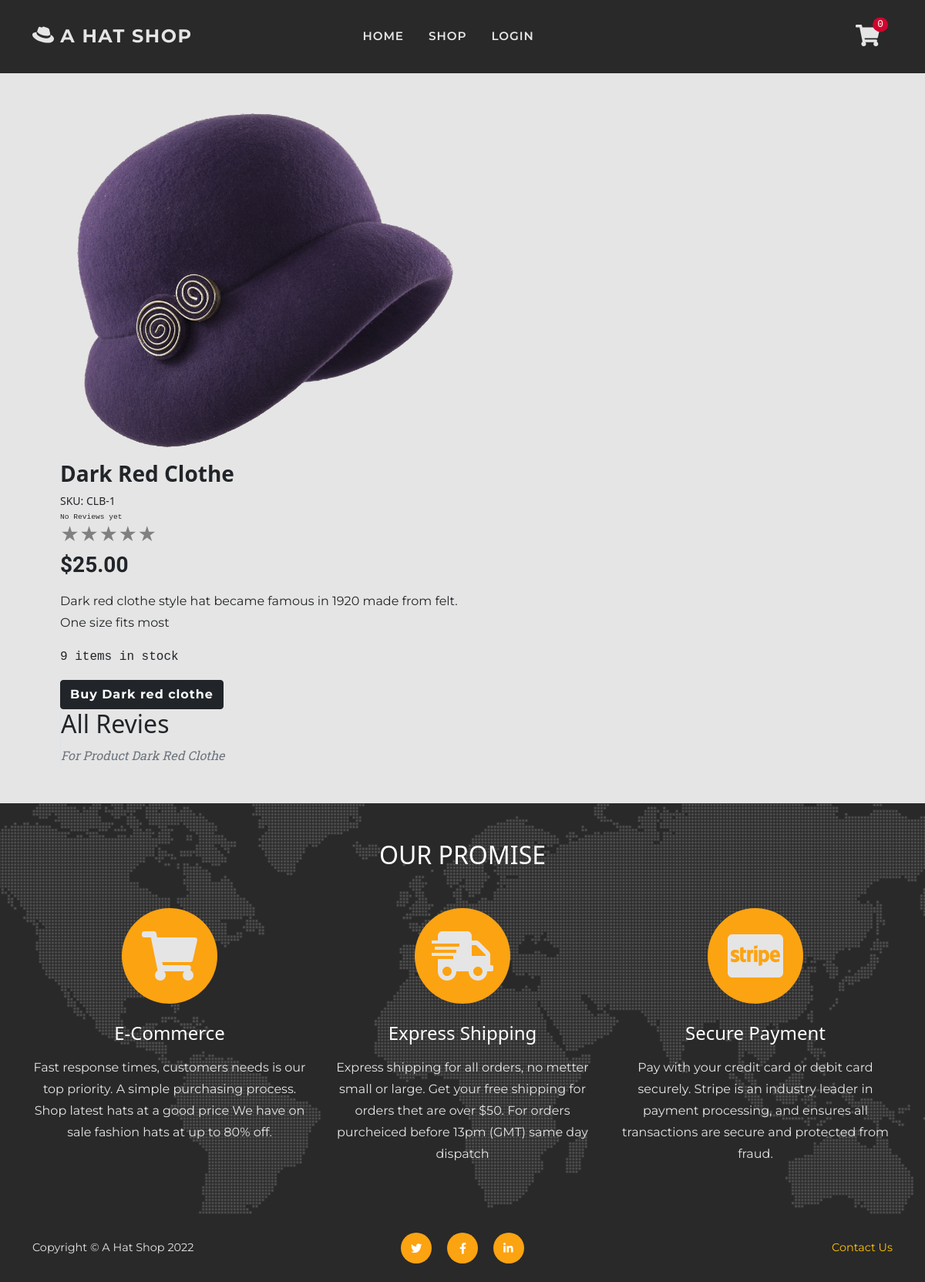
The page /review/all/1/ on the database as committed earlier.
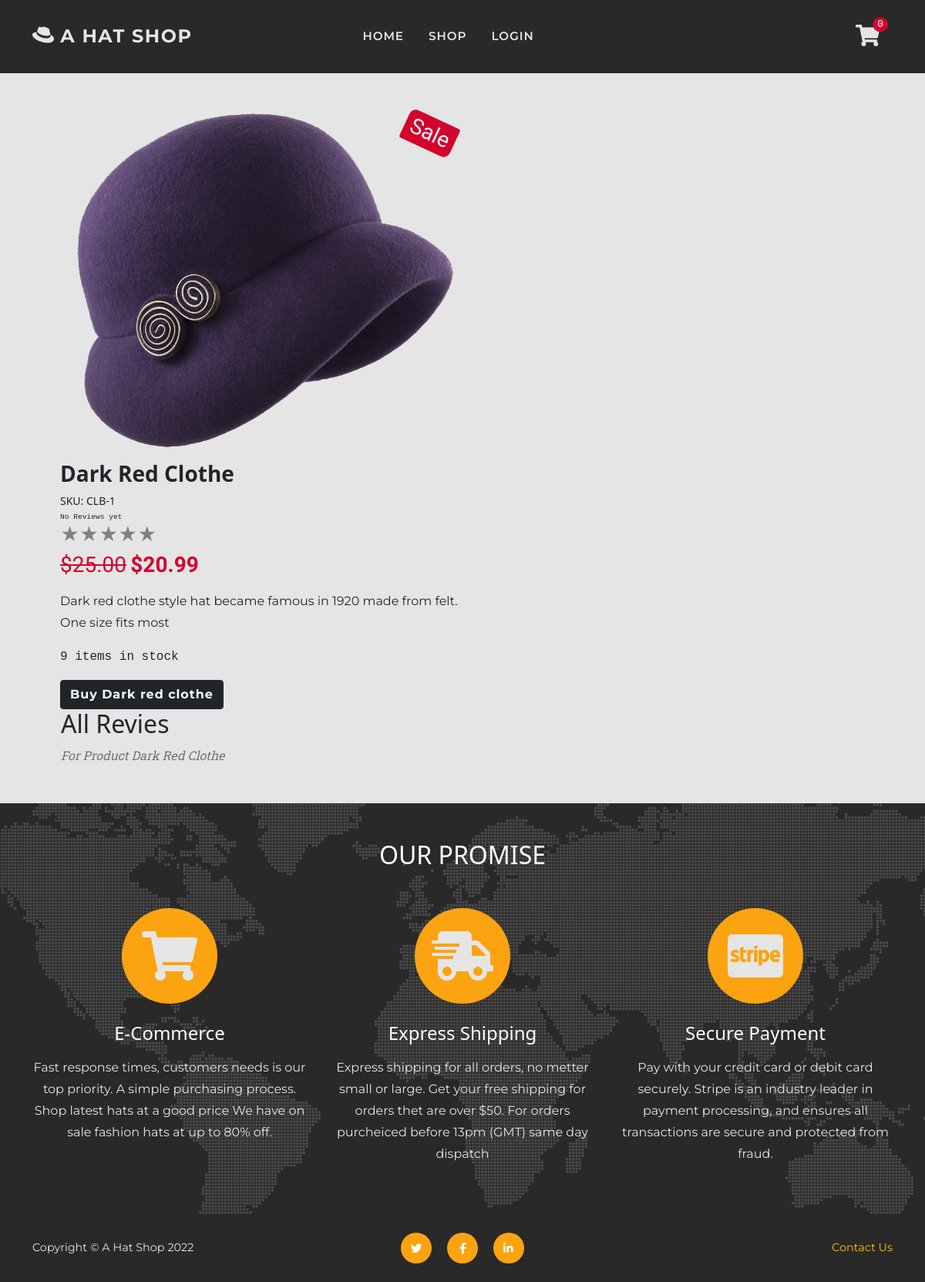
The same page on the database as committed later.
### shop/models.py (models this page shows, shortened)
class Product(models.Model):
    sku = models.CharField(max_length=60)
    category = models.ForeignKey(
        'Category', null=True, blank=True,
        on_delete=models.SET_NULL)
    style = models.CharField(max_length=60)
    color = models.CharField(max_length=60)
    name = models.CharField(max_length=60)
    description = models.TextField(max_length=250)
    price = models.DecimalField(
        max_digits=6, decimal_places=2)
    image = models.ImageField(null=True, blank=True)
    sale = models.BooleanField(default=False)
    sale_price = models.DecimalField(
        max_digits=6, decimal_places=2,
        null=True, blank=True)
    item_count = models.IntegerField(
        blank=False, null=False, default=0)
    rating = models.DecimalField(
        max_digits=6, decimal_places=2,
        null=True, blank=True)
    rating_counter = models.PositiveSmallIntegerField(default=0)

### reviews/views.py (the view)
# urls.py: path('all/<int:item_id>/', views.all_reviews, name='all_reviews'),
def all_reviews(request, item_id):
    item = get_object_or_404(Product, pk=item_id)
    reviews = item.product_review.all()
    context = {
        'item': item,
        'reviews': reviews,
    }
    return render(request, 'review/reviews.html', context)

### cart/contexts.py (called while the page is built, shortened)
def cart_contents(request):
    cart_items = []
    total = 0
    before = 0
    item_count = 0
    availability = 0
    cart = request.session.get('cart', {})
    if total < 50:
        delivery = total * Decimal(10 / 100)
        free_deivery = 50 * total
    else:
        delivery = 0
        free_deivery = 0
    delivery = round(delivery, 2)
    grand_total = delivery + total
    grand_total = round(grand_total, 2)
    context = {
        'cart_items': cart_items,
        'total': total,
        'before': before,
        'item_count': item_count,
        'delivery': delivery,
        'free_deivery': free_deivery,
        'deivery_treshold': 10,
        'grand_total': grand_total,
    }
    return context

### reviews/contexts.py (called while the page is built)
def review_context(request):
    review_items = ProductReview.objects.all()
    context = {
        'review_items': review_items,
    }
    return context

### support/contexts.py (called while the page is built, shortened)
def message_context(request):
    unread_messages_count = 0
    user_messages = None
    all_messages = Message.objects.all()
    context = {
        'unread_messages_count': unread_messages_count,
        'user_messages': user_messages,
    }
    return context

### reviews/templates/review/reviews.html (shortened to what this page needs)
{% extends 'base.html' %}
{% load static %}
{% block page_header %}
<header class="py-5">
</header>
{% endblock %}
{% block content %}
<section class="page-section">
    <div class="container px-2 px-lg-5">
        <div class="item">
            {% include 'includes/review-product.html' %}
            <div class="col-md-6 border-start review-container">
                <h2 class="">All Revies</h2>
                <p class="m-0 text-muted text-italic text-capitalize">For product {{ item.name }}</p>
            </div>
        </div>
    </div>
</section>
{% endblock %}

### templates/base.html (shortened to what this page needs)
<!doctype html>
<html lang="en">
<head>
    {% load static %}
    {% block corecss %}
    <link rel="stylesheet" href="https://cdn.jsdelivr.net/npm/bootstrap@5.1.3/dist/css/bootstrap.min.css"
>
    <link href="{% static 'css/base.css' %}" rel="stylesheet" />
    <link href="{% static 'css/reviews.css' %}" rel="stylesheet" />
    <link href="{% static 'css/forms.css' %}" rel="stylesheet" />
    {% endblock %}
</head>
<body>
    {% include 'includes/nav.html' %}
    {% block page_header %}
    {% endblock %}
    {% block content %}
    {% endblock %}
    {% include 'includes/promise.html' %}
    {% include 'includes/footer.html' %}
</body>
</html>

### templates/includes/nav.html (shortened to what this page needs)
    <nav class="navbar navbar-expand-md fixed-top flex-column" id="mainNav">
        <div class="container">
            <div><a class="navbar-brand d-none d-sm-block d-md-none d-lg-block" href="{% url 'home' %}"><i
                        class="fab h3 my-auto fa-redhat"> </i> A hat Shop</a>
            </div>
            <div class="collapse navbar-collapse" id="navbarResponsive">
                <ul class="navbar-nav text-uppercase ms-auto me-md-auto py-1 py-lg-0">
                    <li class="nav-item"><a class="nav-link {% if request.get_full_path == '/' %}disabled{% endif %}"
                            href="{% url 'home' %}">home</a></li>
                    <li class="nav-item"><a class="nav-link {% if shop %}disabled{% endif %}"
                            href="{% url 'shop' %}">shop</a></li>
                    {% if request.user.is_authenticated %}
                    {% if request.user.is_superuser %}
                    <li class="nav-item"><a
                            class="nav-link {% if request.get_full_path == '/manage/' %}disabled{% endif %}"
                            href="{% url 'admin_view' %}">Manage</a></li>
                    <li class="nav-item"><a class="nav-link" href="{% url 'admin:index' %}">Admin</a></li>
                    {% endif %}
                    <li class="nav-item"><a
                            class="nav-link {% if request.get_full_path == '/user/' %}disabled{% endif %}"
                            href="{% url 'user' %}">Profile</a></li>
                    <li class="nav-item"><a
                            class="nav-link {% if request.get_full_path == '/accounts/logout/' %}disabled{% endif %}"
                            href="{% url 'account_logout' %}">Logout</a></li>
                    {% else %}
                    <li class="nav-item"><a
                            class="nav-link {% if request.get_full_path == '/accounts/login/' %}disabled{% endif %}"
                            href="{% url 'account_login' %}">Login</a></li>
                    {% endif %}
                </ul>
                <div class="d-none d-md-flex ms-auto">
                    <div class="cart nav-link">
                        <a class="position-relative cart" href="{% url 'cart' %}">
                            <i class="fas h3 my-auto fa-shopping-cart">
                            </i>
                            <span
                                class="cart-pill text-white position-absolute top-5 start-98 translate-middle font-monospace bg-danger rounded-circle">
                                {{ item_count }}
                            </span>
                        </a>
                    </div>
                </div>
            </div>
        </div>
    </nav>

### reviews/templates/includes/review-product.html (shortened to what this page needs)
{% load thumbnail %}
<div class="col-md-6 mb-4 mb-md-0">
    <div class="position-relative mb-3">
        {% thumbnail item.image "500" as im %}
        <img class="card-img-top mb-md-0" src="{{ im.url }}" alt="{{ item.name }}" />
        {% endthumbnail %}
        {% if item.sale %}
        <div class="badge bg-danger text-white position-absolute w-auto" style="top: 0.5rem; right: 0.5rem">
            <h3 class="m-0 numbers-font">Sale</h3>
        </div>
        {% endif %}
    </div>
    <h3 class="fw-bolder text-capitalize">{{ item.name }}</h3>
    <div class="small mb-1">SKU: {{ item.sku }}</div>
    {% include 'includes/stars.html' %}
    <div class="fs-5 mb-3">
        {% if item.sale %}
        <span class="text-decoration-line-through h3 text-danger numbers-font">${{ item.price }}</span>
        <span class="text-danger h3 numbers-font fw-bolder">${{ item.sale_price }} </span>
        {% else %}
        <span class="numbers-font h3 fw-bolder">${{ item.price }} </span>
        {% endif %}
    </div>
    <p class="font-text">{{ item.description }}</p>
    {% if item.item_count == 0 %}
    <p class="text-danger font-monospace">{{ item.item_count }} Out of stock</p>
    {% elif item.item_count < 5  %}
    <p class="text-danger font-monospace">
        Only {{ item.item_count }} left in stock.
    </p>
    {% else %}
    <p class="font-monospace">{{ item.item_count }} items in stock</p>
    {% endif %}
    <a href="{% url 'shop_item' item.id %}" class="btn btn-dark">Buy {{ item.name }}</a>
</div>

### reviews/templates/includes/stars.html (shortened to what this page needs)
<div class="star_container">
    {% if product.rating %}
    <div class="my-auto text-primary p-0 me-2 time font-monospace">{{ product.rating_counter }} Reviews</div>
    <a href="{% url 'all_reviews' product.id %}">
    <div class="stars h4"
        style="background-image: linear-gradient(to right, orange, orange {% widthratio product.rating 5 100 %}%, gray {% widthratio product.rating 5 100 %}%, gray 100%)">
        ★★★★★
    </div>
    </a>
    {% else %}
    <div class="my-auto time font-monospace text-primary p-0 me-2">No Reviews yet</div>
    <div class="stars h4" style="background-image: linear-gradient(to right, gray, gray)">
    </div>
    {% endif %}
</div>

### templates/includes/promise.html
<section class="page-section bg-primary" id="promise">
    <div class="container">
        <div class="text-center mb-5">
            <h2 class="text-uppercase text-white">Our Promise</h2>
        </div>
        <div class="row text-center">
            <div class="col-md-4">
                <span class="fa-stack fa-4x">
                    <i class="fas fa-circle fa-stack-2x text-warning"></i>
                    <i class="fas fa-shopping-cart fa-stack-1x fa-inverse text-light"></i>
                </span>
                <h4 class="my-3 text-white">E-Commerce</h4>
                <p class="font-text text-light">
                    Fast response times, customers needs is our top priority.
                    A simple purchasing process. Shop latest hats at a good price
                    We have on sale fashion hats at up to 80% off.
                </p>
            </div>
            <div class="col-md-4">
                <span class="fa-stack fa-4x">
                    <i class="fas fa-circle fa-stack-2x text-warning"></i>
                    <i class="fas fa-shipping-fast fa-stack-1x fa-inverse text-light"></i>
                </span>
                <h4 class="my-3 text-white">Express Shipping</h4>
                <p class="font-text text-light">
                    Express shipping for all orders, no metter small or large.
                    Get your free shipping for orders thet are over $50.
                    For orders purcheiced before 13pm (GMT) same day dispatch</p>
            </div>
            <div class="col-md-4">
                <span class="fa-stack fa-4x">
                    <i class="fas fa-circle fa-stack-2x text-warning"></i>
                    <i class="fab fa-cc-stripe fa-stack-1x fa-inverse text-light"></i>
                </span>
                <h4 class="my-3 text-white">Secure Payment</h4>
                <p class="text-light font-text">
                    Pay with your credit card or debit card securely.
                    Stripe is an industry leader in payment processing,
                    and ensures all transactions are secure and protected from fraud.
                </p>
            </div>
        </div>
    </div>
</section>

### templates/includes/footer.html (shortened to what this page needs)
<footer class="footer bg-primary py-4">
    <div class="container">
        <div class="row align-items-center">
            <div class="col-lg-4 text-lg-start text-light">Copyright &copy; A Hat Shop 2022</div>
            <div class="col-lg-4 my-3 my-lg-0">
                <a class="btn-social mx-2" href="#!"><i class="fab fa-twitter"></i></a>
                <a class="btn-social mx-2" href="#!"><i class="fab fa-facebook-f"></i></a>
                <a class="btn-social mx-2" href="#!"><i class="fab fa-linkedin-in"></i></a>
            </div>
            <div class="col-lg-4 text-lg-end">
                <a class="link-warning text-decoration-none" href="{% url 'contact_view' %}">Contact Us</a>
            </div>
        </div>
    </div>
</footer>

### static/css/base.css (style rules this page uses)
:root { --bs-warning: #fca311; --bs-white: #ffffff; --bs-gray: #292929; --bs-light: #e5e5e5; --bs-dark: #000000; --bs-danger: #d2042d; --bs-success: #6a994e; --bs-primary: #292929; --bs-secondary: #e5e5e5; --bs-primary-rgb: 41, 41, 41; --bs-secondary-rgb: 229, 229, 229; --bs-warning-rgb: 252, 163, 17; --bs-success-rgb: 106, 153, 78; --bs-danger-rgb: 210, 4, 45; --bs-white-rgb: 255, 255, 255; --bs-light-rgb: 229, 229, 229; --bs-dark-rgb: 0, 0, 0; }
.font-text { font-family: "Montserrat", -apple-system, BlinkMacSystemFont, "Segoe UI", Roboto, "Helvetica Neue", Arial, sans-serif, "Apple Color Emoji", "Segoe UI Emoji", "Segoe UI Symbol", "Noto Color Emoji"; }
.text-italic { font-weight: 400; font-style: italic; font-family: "Roboto Slab", -apple-system, BlinkMacSystemFont, "Segoe UI", Roboto, "Helvetica Neue", Arial, sans-serif, "Apple Color Emoji", "Segoe UI Emoji", "Segoe UI Symbol", "Noto Color Emoji"; }
html { scroll-padding-top: 4.5rem; scroll-behavior: smooth; }
body { position: relative; overflow-x: hidden; background-color: #e5e5e5; }
p { line-height: 1.75; }
a { color: blue; }
.numbers-font { font-family: 'Itim', cursive; }
section, .page-section { padding: 3rem 0; min-height: 50vh; }
@media (min-width: 768px) { section { padding: 6rem 0; } }
.btn { font-family: "Montserrat", -apple-system, BlinkMacSystemFont, "Segoe UI", Roboto, "Helvetica Neue", Arial, sans-serif, "Apple Color Emoji", "Segoe UI Emoji", "Segoe UI Symbol", "Noto Color Emoji"; font-weight: 700; letter-spacing: .06rem; }
.navbar { background-color: #292929; }
#mainNav { padding-top: 1rem; padding-bottom: 1rem; }
#mainNav .navbar-brand { font-family: "Montserrat", -apple-system, BlinkMacSystemFont, "Segoe UI", Roboto, "Helvetica Neue", Arial, sans-serif, "Apple Color Emoji", "Segoe UI Emoji", "Segoe UI Symbol", "Noto Color Emoji"; font-weight: 700; letter-spacing: 0.0625em; text-transform: uppercase; }
.nav-item .nav-link { font-family: "Montserrat", -apple-system, BlinkMacSystemFont, "Segoe UI", Roboto, "Helvetica Neue", Arial, sans-serif, "Apple Color Emoji", "Segoe UI Emoji", "Segoe UI Symbol", "Noto Color Emoji"; font-size: 0.95rem; color: #e5e5e5; font-weight: 600; letter-spacing: 0.0625em; }
.cart-pill { font-size: .8rem; margin: 0; padding: 0 6px; }
.cart, .navbar-brand, .navbar-toggler { color: #e5e5e5; transition: color 0.2s ease-in-out; }
@media (min-width: 992px) { #mainNav { padding-top: 1.5rem; padding-bottom: 1.5rem; border: none; transition: padding-top 0.3s ease-in-out, padding-bottom 0.3s ease-in-out; } }
@media (min-width: 992px) { #mainNav .navbar-brand { font-size: 1.5em; transition: font-size 0.3s ease-in-out; } }
@media (min-width: 992px) { #mainNav .navbar-nav .nav-item { margin-right: 1rem; } }
@media (min-width: 992px) { #mainNav .navbar-nav .nav-item:last-child { margin-right: 0; } }
.footer { text-align: center; font-size: 0.9rem; font-family: "Montserrat", -apple-system, BlinkMacSystemFont, "Segoe UI", Roboto, "Helvetica Neue", Arial, sans-serif, "Apple Color Emoji", "Segoe UI Emoji", "Segoe UI Symbol", "Noto Color Emoji"; }
section#promise { background-image: url("../img/map-image.png"); background-repeat: no-repeat; background-position: center; }
.btn-social { height: 2.5rem; width: 2.5rem; display: inline-flex; align-items: center; justify-content: center; padding: 0; border-radius: 100%; }
.btn-social { background-color: #fca311; border-color: #fca311; color: #fff; }
.time { font-size: .6rem; }
.cart-conteiner .badge, .item .badge, .card .badge { transform: rotate(25deg); border-radius: 9px 3px; }

### reviews/static/css/reviews.css (style rules this page uses)
.stars { background-clip: text; -webkit-background-clip: text; -webkit-text-fill-color: transparent; color: transparent; width: fit-content; }
.review-container { max-height: auto; overflow: auto; }
@media (min-width: 768px) { .review-container { max-height: 90vh; } }

Rows that differ between the two databases and show on the page:
changed Product "Dark Red Clothe": sale False → True (drawn); sale_price (not shown) → "20.99"
Other text that changed with them:
text now shown: "Sale"
